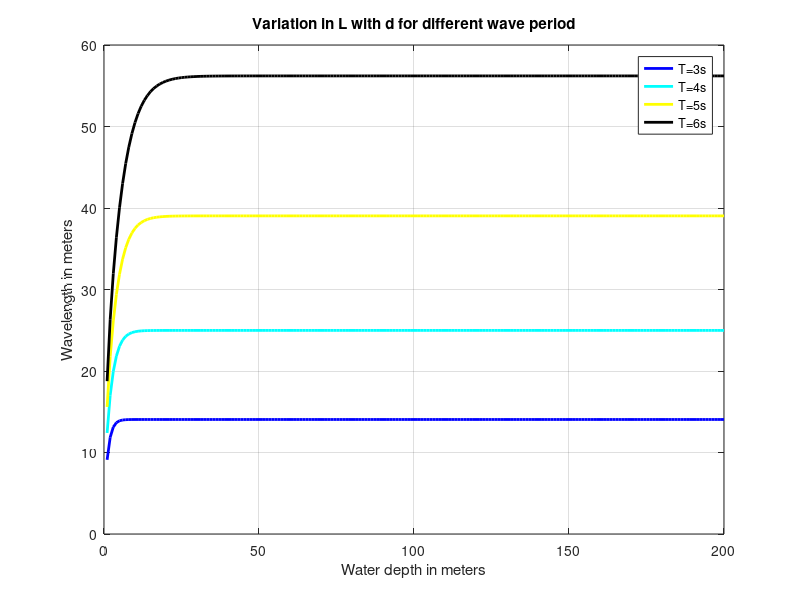
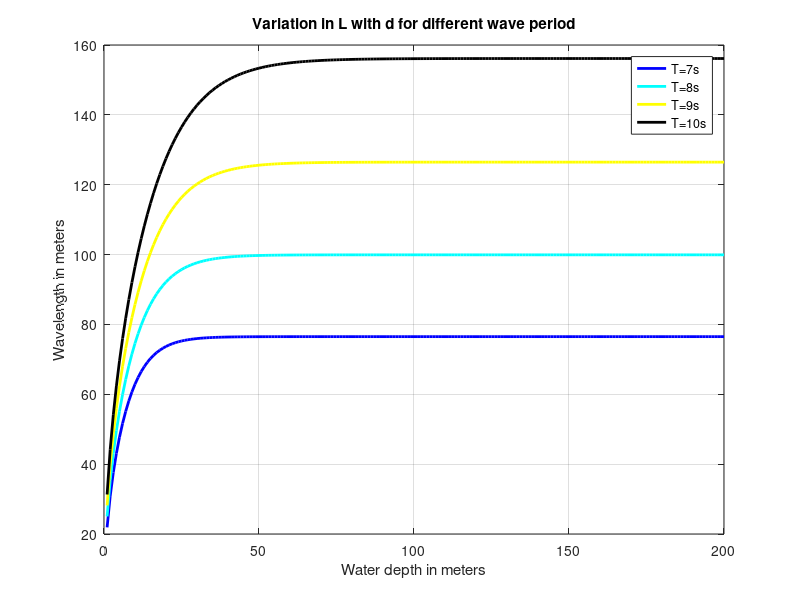
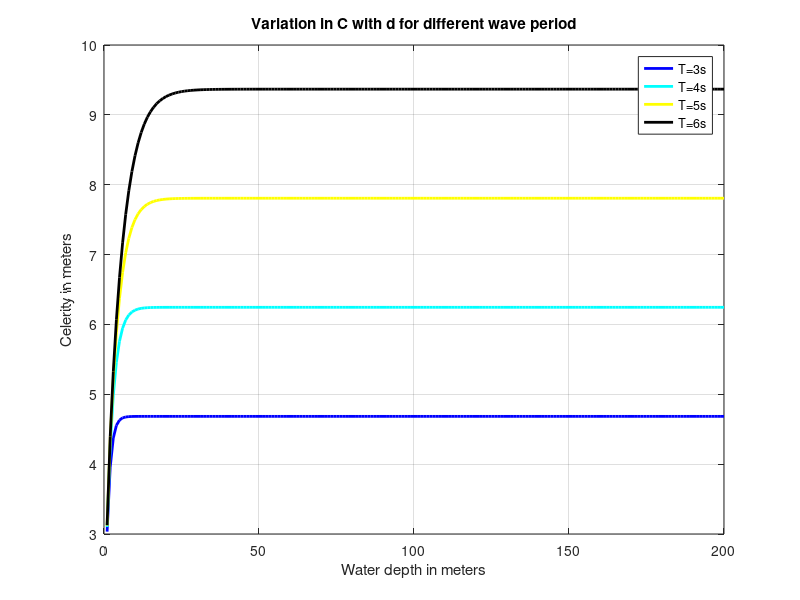
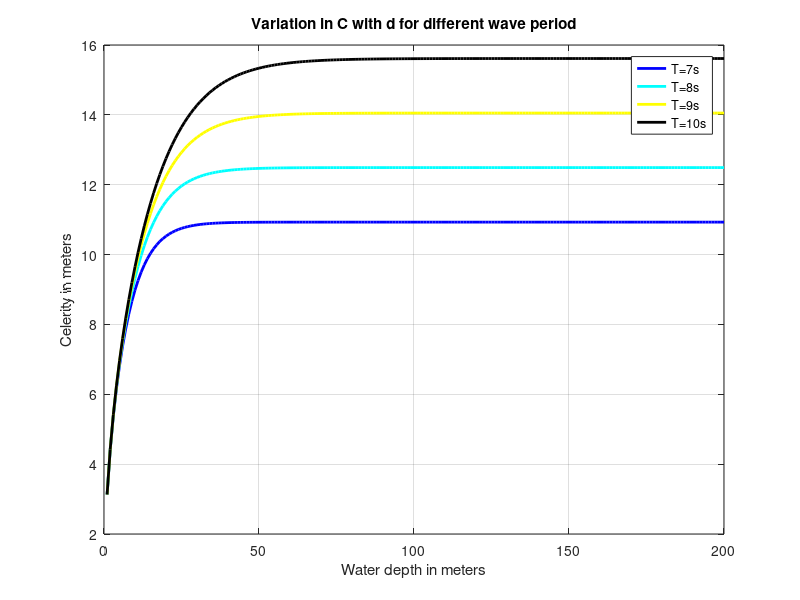

The MATLAB source for these figures, in order:
%%%%%%%%%%%%%%%%%%%%%%%%%%%%%%%%%%%%%%%
%Name: Jinyan Yang                    %
%Student Number: D00264564            %
%Date: 18/10/2024                     %
%this script find the wave length for %
%waves of a period of 10 seconds and  %
%water depths varying from 10 to 100  %
%meters and periods 3 seconds to 10 s %
%%%%%%%%%%%%%%%%%%%%%%%%%%%%%%%%%%%%%%%

%do the housekeeping

clear                 %clear the workspace
clc                   %clear the command window
clear all             %clear any open figures

%now declare everything that we know
T = 3:1:10;               % wave period in minutes
g = 9.81;             % acceration due to gravity in m/s^2
inc = 1;              %this is the depth increment in m
start = 1;            %start depth
finish = 200;         %finish depth
d = start:inc:finish; %these are the depth in m

for cnt2 = 1:length(T)
    for cnt = 1:length(d)
        L(cnt,cnt2)=((g*T(cnt2)^2)/(2*pi))*sqrt(tanh((4*pi^2*d(cnt))/(T(cnt2)^2*g)));
        C(cnt,cnt2)= L(cnt,cnt2)/T(cnt2);
    end
end

%now plot the results
figure()
plot(d,L(:,1),'b','LineWidth', 2)
hold on
plot(d,L(:,2),'c','LineWidth', 2)
plot(d,L(:,3),'y','LineWidth', 2)
plot(d,L(:,4),'k','LineWidth', 2)
grid on
xlabel('Water depth in meters')
ylabel('Wavelength in meters')
legend ('T=3s','T=4s','T=5s','T=6s')
title('Variation in L with d for different wave period')

figure()
plot(d,L(:,5),'b','LineWidth', 2)
hold on
plot(d,L(:,6),'c','LineWidth', 2)
plot(d,L(:,7),'y','LineWidth', 2)
plot(d,L(:,8),'k','LineWidth', 2)
grid on
xlabel('Water depth in meters')
ylabel('Wavelength in meters')
legend ('T=7s','T=8s','T=9s','T=10s')
title('Variation in L with d for different wave period')

figure()
plot(d,C(:,1),'b','LineWidth', 2)
hold on
plot(d,C(:,2),'c','LineWidth', 2)
plot(d,C(:,3),'y','LineWidth', 2)
plot(d,C(:,4),'k','LineWidth', 2)
grid on
xlabel('Water depth in meters')
ylabel('Celerity in meters')
legend ('T=3s','T=4s','T=5s','T=6s')
title('Variation in C with d for different wave period')

figure()
plot(d,C(:,5),'b','LineWidth', 2)
hold on
plot(d,C(:,6),'c','LineWidth', 2)
plot(d,C(:,7),'y','LineWidth', 2)
plot(d,C(:,8),'k','LineWidth', 2)
grid on
xlabel('Water depth in meters')
ylabel('Celerity in meters')
legend ('T=7s','T=8s','T=9s','T=10s')
title('Variation in C with d for different wave period')
% figure()
% plot(d,L,'r','LineWidth', 2)
% xlabel('depth in meters')
% ylabel('Wavelength in meters')
% grid on
% legend ('period T=10')
% 
% figure()
% plot(d,C,'g','LineWidth', 2)
% xlabel('depth in meters')
% ylabel('Celerity in meters')
% grid on
% legend ('period T=10')
% 
% figure()
% plot(d,L,'r','LineWidth', 2)
% hold on
% plot(d,C,'g','LineWidth', 2)
% xlabel('depth in meters')
% ylabel('Wavelength or Celerity')
% grid on
% legend ('Wavelength','Celerity')
